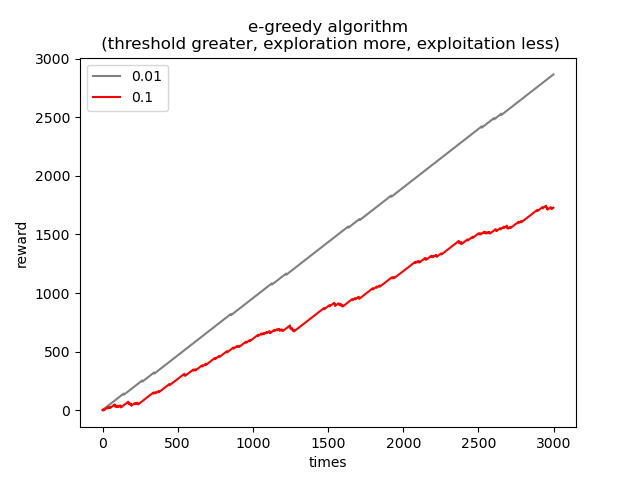

Recreate this plot in Python.
import numpy as np
import matplotlib.pyplot as plt
import random as rand


r = 0
K = 3
T = 3000
R = [1, -10, 0.8]

Q = [0, 0, 0]
count = [0, 0, 0]

e = 0.01
r_list = []
for t in np.arange(0, T):
    k = 0
    if rand.uniform(0, 1) < e:
        k = rand.randint(0, K - 1)
    else:
        for i in np.arange(0, K):
            k = i if Q[i] > Q[k] else k
            print(k)
    v = R[k]
    r += v
    count[k] += 1
    Q[k] = ((count[k] - 1) * Q[k] + v) / count[k]
    r_list.append(r)
plt.plot(r_list, color='grey', label='0.01')

r = 0
e = 0.1
r_list2 = []
for t in np.arange(0, T):
    if rand.uniform(0, 1) < e:
        k = rand.randint(0, K - 1)
    else:
        for i in np.arange(0, K):
            k = i if Q[i] > Q[k] else k
    v = R[k]
    r += v
    count[k] += 1
    Q[k] = ((count[k] - 1) * Q[k] + v) / count[k]
    r_list2.append(r)
plt.plot(r_list2, color='red', label='0.1')

plt.title("e-greedy algorithm\n (threshold greater, exploration more, exploitation less)")
plt.xlabel("times")
plt.ylabel("reward")
plt.legend()
plt.show()
